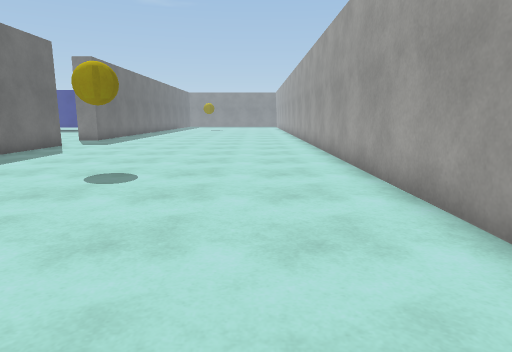
View 1 (above)

16 first-person views from a walk through a Unity game level. The camera is 1.2 m above the floor, tilts 10° down and sees 75° across. The floor is counted in squares, 1 m on a side. Each view is taken from the middle of a square. On the plan, view 1 faces up. The plan holds only what a view shows up to about 14 squares ahead; the rest is blank. The place goes on beyond the plan. The player character is not drawn. Door leaves are left out, so doorways stand open. Surface patterns are stand-ins for the level's own textures.

View 2
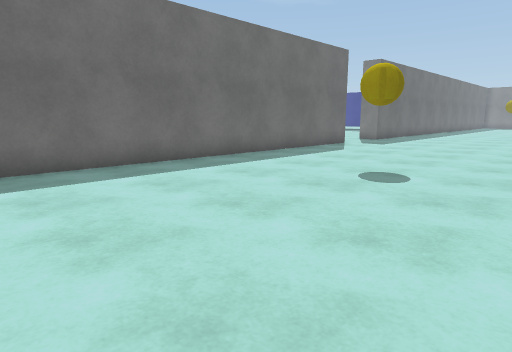

View 3
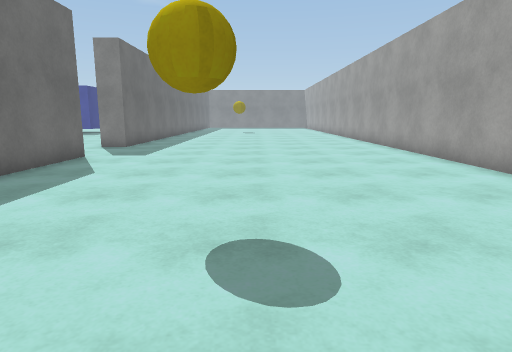

View 4
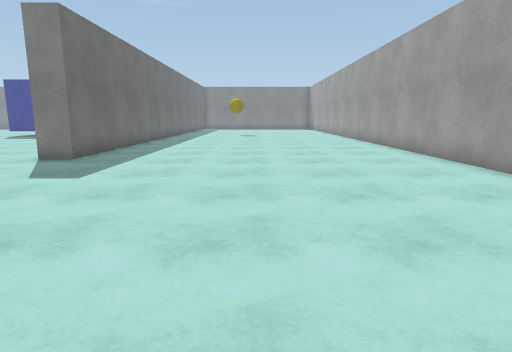

View 5
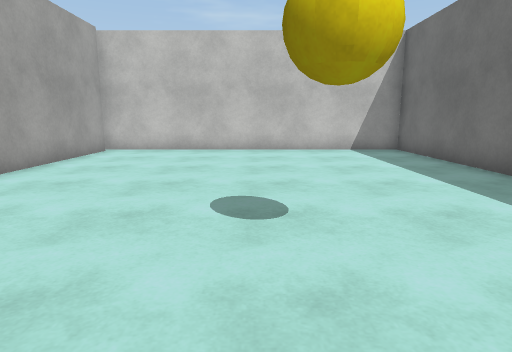

View 6
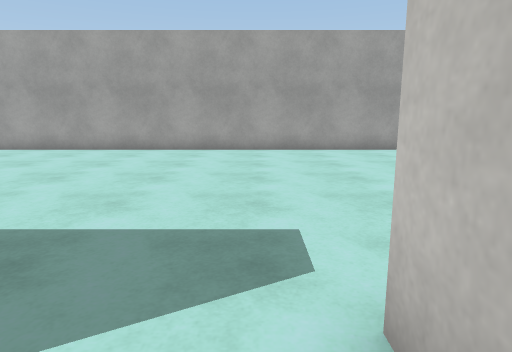

View 7
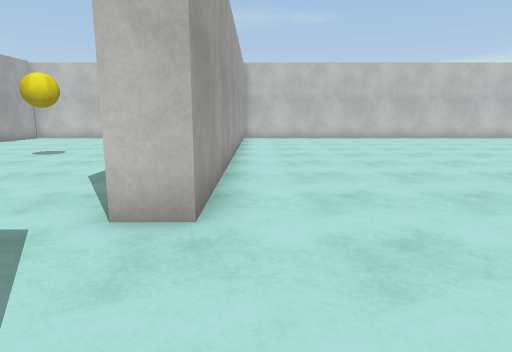

View 8
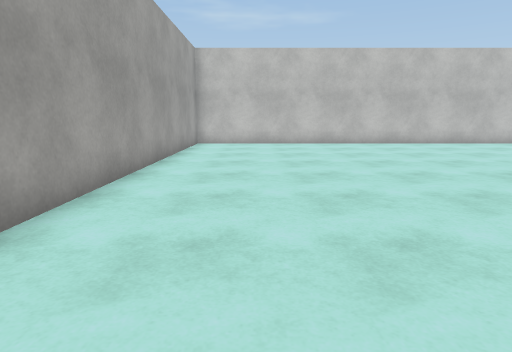

View 9
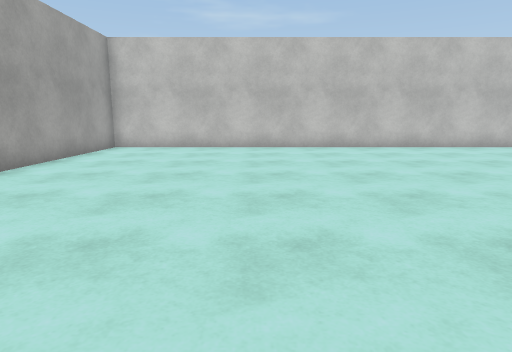

View 10
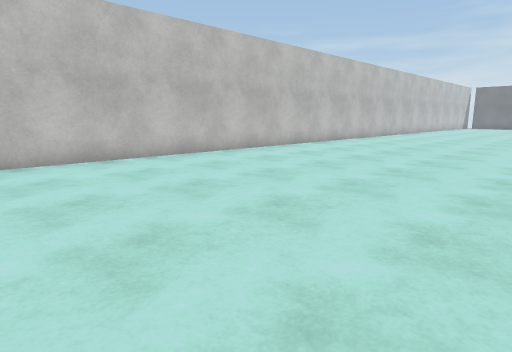

View 11
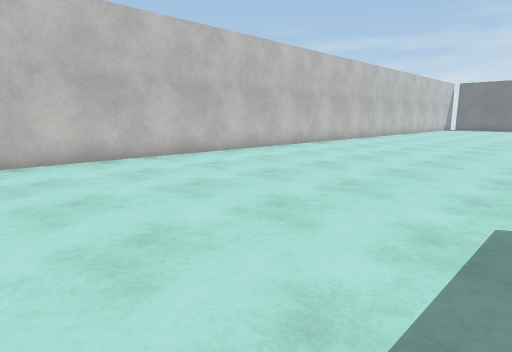

View 12
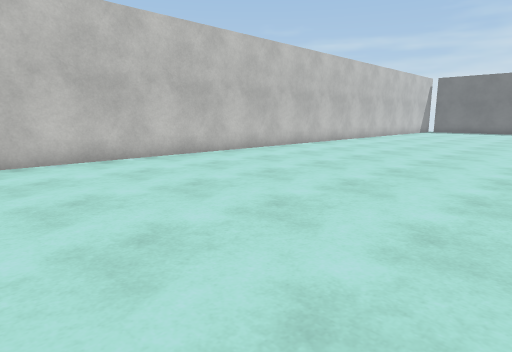

View 13
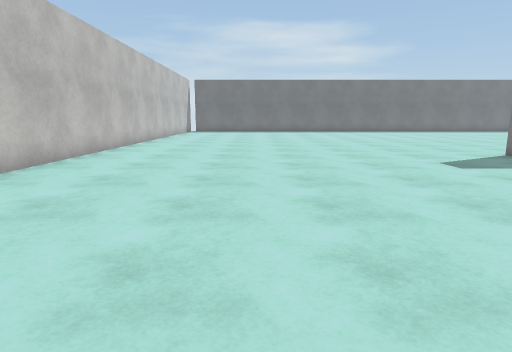

View 14
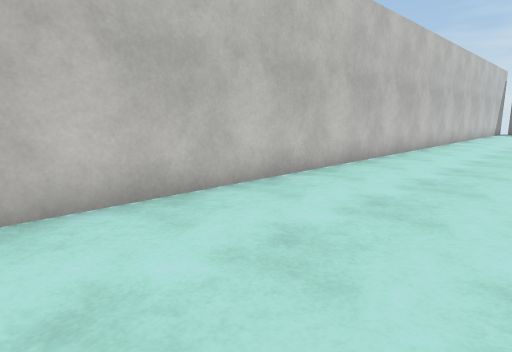

View 15
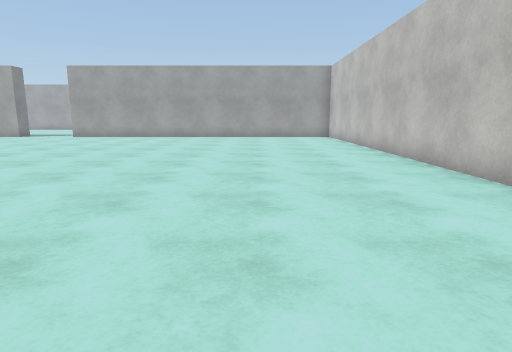

View 16
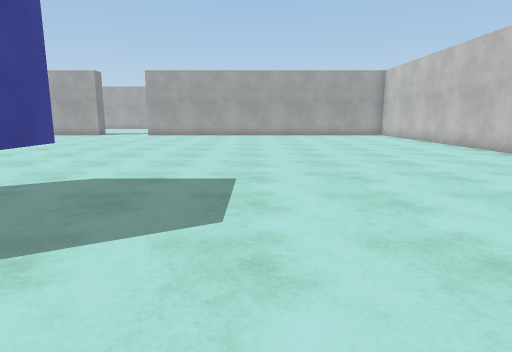

### Floor plan
Points are (right, up) in squares from view 1. A wall is a line through its corners. A room is listed if a view was taken in it or the views show most of it. See-through windows are left out.
Room 1 (views 1, 2, 3, 4, 5)
walls: (-9.3, 14.3) (-8.3, 14.3) (-8.3, -1.5) (2.8, -1.5); (-8.3, 22.2) (-8.3, 17.6) (-9.4, 17.6); (2.5, -1.1) (2.5, 22.5)
ways out: open door at (-9, 16) to room 2; gap at (3, -1)
Room 2 (views 6, 7, 8, 9, 10, 11, 12, 13, 14, 15, 16)
walls: (-27, 10) (-28.1, 10); (-45.5, -1.5) (-9.3, -1.5) (-9.3, 14.3)
ways out: open door at (-9, 16) to room 1

Where each view was taken, in squares from view 1:
view 1: 0 up, 0 right, facing up
view 2: 0 up, 0 right, facing up-left
view 3: 4 up, 3 left, facing up
view 4: 8 up, 3 left, facing up
view 5: 11 up, 3 left, facing down
view 6: 15 up, 10 left, facing right
view 7: 18 up, 10 left, facing down
view 8: 14 up, 12 left, facing down
view 9: 12 up, 15 left, facing down
view 10: 8 up, 18 left, facing down-left
view 11: 8 up, 24 left, facing down-left
view 12: 8 up, 30 left, facing down-left
view 13: 4 up, 31 left, facing left
view 14: 3 up, 31 left, facing down-left
view 15: 3 up, 30 left, facing right
view 16: 7 up, 32 left, facing right
